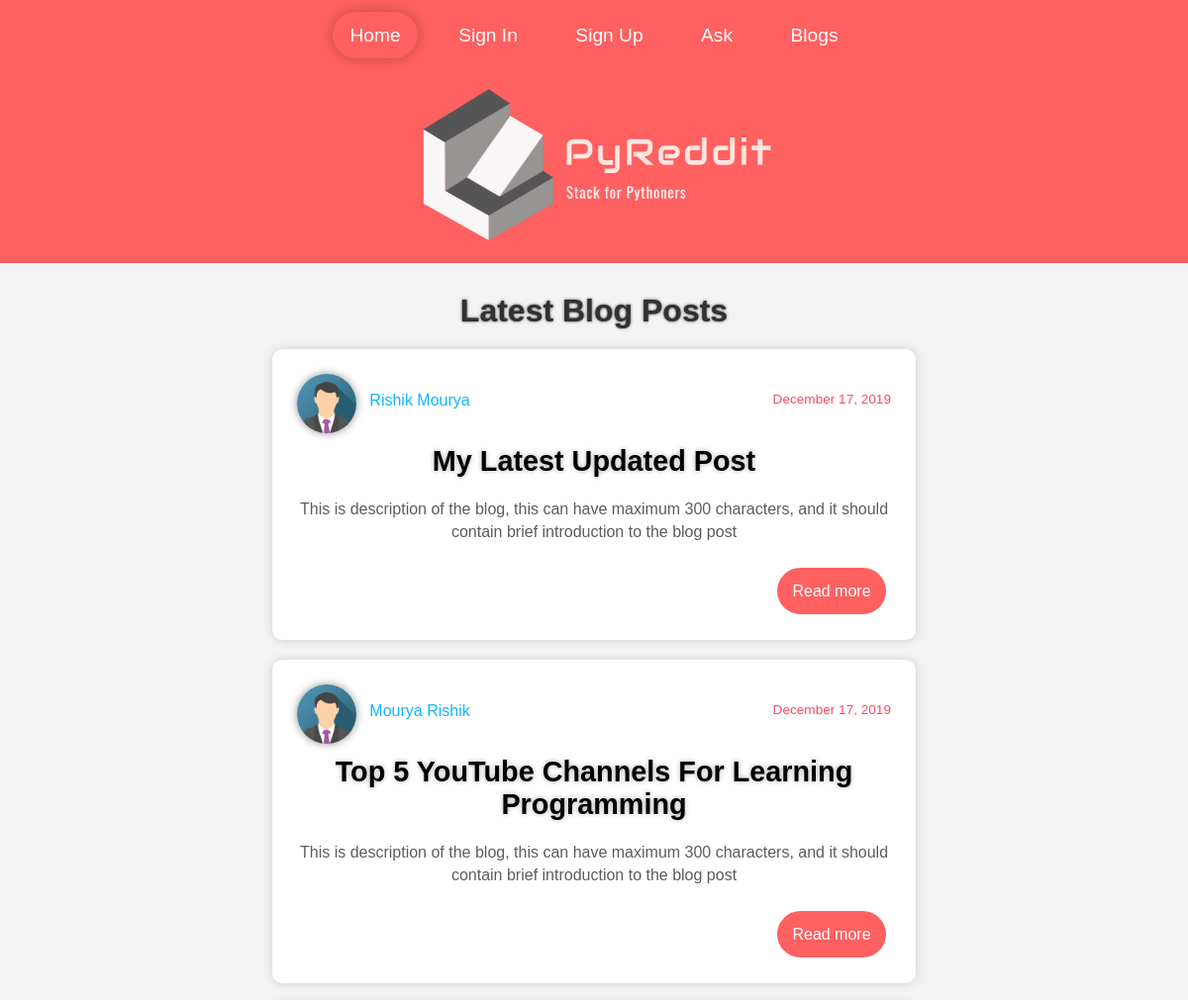
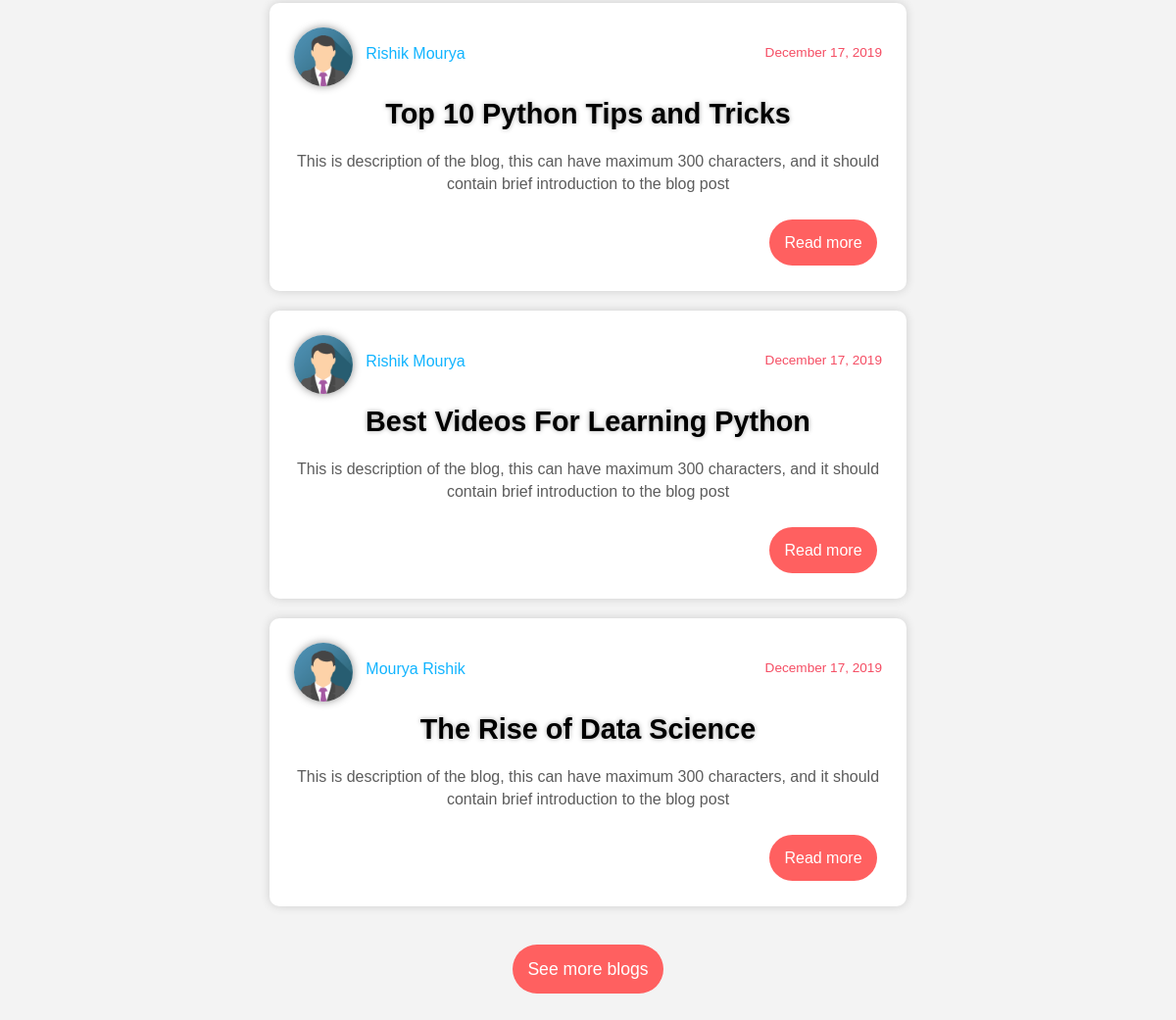
The page / on the database its author committed (2 pictures, top to bottom).
### Website/models.py (models this page shows, shortened)
class Post(models.Model):
    title = models.CharField(max_length = 50)
    description = models.CharField(max_length = 300)
    content = models.TextField()
    date_posted = models.DateTimeField(default = timezone.now)
    author = models.ForeignKey(User, on_delete = models.CASCADE)

### Users/models.py (models this page shows, shortened)
class Account(models.Model):
    user = models.OneToOneField(User, on_delete = models.CASCADE)
    image = models.ImageField(default = 'default.png', upload_to = 'profiles')

### Website/views.py (the view)
# urls.py: path('', PostListView.as_view(), name = 'website-home'),
class PostListView(ListView):
    model = Post
    context_object_name = 'posts'
    paginate_by = 5
    def get_queryset(self, **kwargs):
        return Post.objects.order_by('-date_posted').all()
    def get_context_data(self, **kwargs):
        context = super(PostListView, self).get_context_data(**kwargs)
        if self.request.path == '/':
            context['active'] = 'home'
        elif self.request.path == '/blogs/':
            context['title'] = 'Blogs'
            context['active'] = 'blogs'
        return context

### Website/templates/Website/post_list.html (shortened to what this page needs)
{% extends "Website/layout.html" %}
{% load static %}
{% block content %}
    <div class="blogs-container">
        {% if action == 'current_userblogs' %}
            <h1>My Blog Posts - ({{ page_obj.paginator.count }})</h1>
        {% elif action == 'userblogs' %}
            <h1>Blog Posts by @{{ view.kwargs.username }} - ({{ page_obj.paginator.count }})</h1>
        {% else %}
            <h1>Latest Blog Posts</h1>
        {% endif %}
        {% for post in posts %}
            <div class="card">
                <a class="card-author" href="{% url 'website-userposts' post.author.username %}">
                    <img src="{{ post.author.account.image.url }}" class="author-profile">
                    <br>
                    <p class="name">&nbsp;&nbsp;&nbsp;{{ post.author.first_name }}&nbsp{{ post.author.last_name }}</p>
                </a>
                <p class="date">{{ post.date_posted|date:"F d, Y" }}</p>
                <div class="card-text">
                    <br><br><br>
                    <h2>{{ post.title }}</h2>
                    <p>{{ post.description }}</p>
                    <a href="{% url 'website-postdetail' post.id %}" class="card-submit">Read more</a>
                </div>
            </div>
        {% endfor %}
        {% if active == 'home' %}
            <br><br><br>
            <a href="{% url 'website-posts' %}" class="submit">See more blogs</a>
        {% endif %}
    </div>
{% endblock content %}

### Website/templates/Website/layout.html (shortened to what this page needs)
{% load static %}
<!DOCTYPE html>
<html lang="en">
<head>
    <link rel="stylesheet" type = "text/css" href="{% static 'Website/layout.css' %}">
</head>
<body>
    <div class="header">
        <div class="navbar">
            <a class="button {% if active == 'home' %} active {% endif %}" href="{% url 'website-home' %}">Home</a>
            {% if user.is_authenticated %}
                <a class="button  {% if active == 'account' %} active {% endif %}" href="{% url 'users-account' %}">Account</a>
                <a class="button  {% if active == 'signout' %} active {% endif %}" href="{% url 'users-signout' %}">Sign Out</a>
            {% else %}
                <a class="button  {% if active == 'signin' %} active {% endif %}" href="{% url 'users-signin' %}">Sign In</a>
                <a class="button  {% if active == 'signup' %} active {% endif %}" href="{% url 'users-signup' %}">Sign Up</a>
            {% endif %}
            <a class="button  {% if active == 'ask' %} active {% endif %}" href="#">Ask</a>
            <a class="button  {% if active == 'blogs' %} active {% endif %}" href="{% url 'website-posts' %}">Blogs</a>
        </div>
        <img src="{% static 'Website/images/logo.png' %}" alt="" class="logo-img" width=400>
    </div>
    {% block content %}
    {% endblock %}
</body>
</html>

### Website/static/Website/layout.css (style rules this page uses)
* { margin: 0; padding: 0; font-family: sans-serif; }
body { background-color: #f3f3f3; padding-bottom: 100px; }
h1 { color: #313131; text-shadow: 0 0 3px #444444; text-align: center; margin-top: 30px; }
.header { text-align: center; background-color: #ff6060; }
.navbar { text-align: center; background-color: transparent; padding-top: 25px; }
.navbar a { font-size: 120%; text-decoration: none; color: #ffffff; }
.button { border-radius: 1000px; padding: 13px; padding-left: 17px; padding-right: 17px; margin-right: 10px; margin-left: 10px; -webkit-transition: 0.3s; transition: 0.3s; }
.active { box-shadow: 0 0 14px #c54b4b; }
.logo-img { margin-top: 30px; }
.blogs-container { text-align: center; padding-bottom: 20px; width: 670px; margin: auto; align-items: center; }
.card { border-radius: 10px; box-shadow: 0px 0px 10px #cecece; padding: 25px; margin: auto; margin-top: 20px; width: 600px; padding-bottom: 40px; background-color: #fff; }
.date { float: right; color: #f54e64; font-size: 85%; }
.card-text p { color: #5c5c5c; font-size: 100%; line-height: 23px; margin-bottom: 40px; }
.card-text h2 { margin-bottom: 20px; font-size: 180%; text-shadow: 0 0 5px #acacac; }
.author-profile { float: left; width: 60px; height: 60px; border-radius: 50%; box-shadow: 0 0 8px #929292; -webkit-transition: 0.3s; transition: 0.3s; }
.name { float: left; color: #11b4ff; -webkit-transition: 0.3s; transition: 0.3s; }
.card-submit { margin-left: 480px; padding: 15px; border: none; border-radius: 1000px; background-color: #ff6060; color: #fff; -webkit-transition: 0.3s; transition: 0.3s; cursor: pointer; text-decoration: none; }
.submit { font-size: 110%; padding: 15px; border: none; margin-top: 10px; border-radius: 1000px; background-color: #ff6060; color: #fff; -webkit-transition: 0.3s; transition: 0.3s; cursor: pointer; text-decoration: none; }

### rows shown on the page
Post: author.account.image (placeholder picture), author.first_name "Rishik", author.last_name "Mourya", date_posted "December 17, 2019", title "My Latest Updated Post", description "This is description of the blog, this can have maximum 300 characters, and it should contain brief introduction to the blog post"
Post: author.account.image (placeholder picture), author.first_name "Mourya", author.last_name "Rishik", date_posted "December 17, 2019", title "Top 5 YouTube Channels For Learning Programming", description "This is description of the blog, this can have maximum 300 characters, and it should contain brief introduction to the blog post"
Post: author.account.image (placeholder picture), author.first_name "Rishik", author.last_name "Mourya", date_posted "December 17, 2019", title "Top 10 Python Tips and Tricks", description "This is description of the blog, this can have maximum 300 characters, and it should contain brief introduction to the blog post"
Post: author.account.image (placeholder picture), author.first_name "Rishik", author.last_name "Mourya", date_posted "December 17, 2019", title "Best Videos For Learning Python", description "This is description of the blog, this can have maximum 300 characters, and it should contain brief introduction to the blog post"
Post: author.account.image (placeholder picture), author.first_name "Mourya", author.last_name "Rishik", date_posted "December 17, 2019", title "The Rise of Data Science", description "This is description of the blog, this can have maximum 300 characters, and it should contain brief introduction to the blog post"
